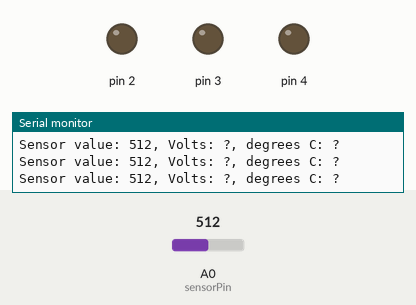
This sketch was run on a simulated Arduino Uno, built with avr-gcc and run on an emulated ATmega328P. Parts: output pins drawn as LEDs (lit = HIGH), the last lines printed to the serial monitor. Inputs (shaded band) come from the test bench; at power-on: A0 (sensorPin) = 512.

Above: at 1.5 s.
1.6 s: A0 (sensorPin) set to 516
At 2.2 s:
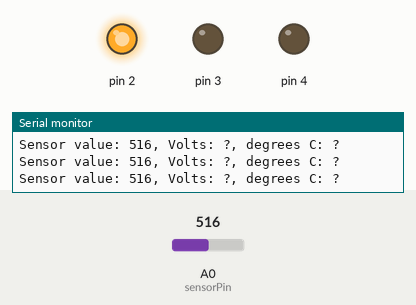
3.1 s: A0 (sensorPin) set to 1023
At 3.7 s:
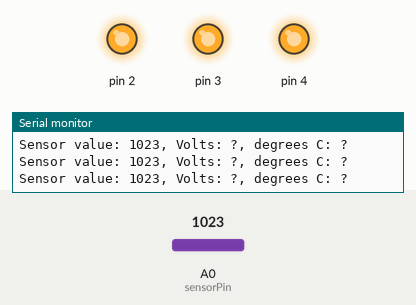
Timing chart, 0 to 6.1 s (numbered marks = the images above; inputs shaded):
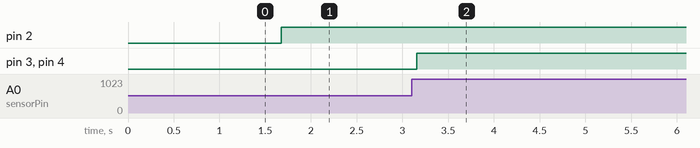

Measured:
- the behaviour switches between 515 and 516 on A0 (sensorPin) (found by bisection; images 0 and 1)
- after the input at 1.6 s, pin 2: LOW → HIGH after 0.08 s
- after the input at 3.1 s, pin 3, pin 4: LOW → HIGH after 0.05 s

The sketch:

Program.ino
```cpp
constexpr int sensorPin = A0;
float baselineTemp;

constexpr int stringBufferSize = 256;
char stringBuffer[stringBufferSize];

float getCurrentTemperature() {
  int sensorValue = analogRead(sensorPin);
  float voltage = (sensorValue/1024.0f) * 5.0f;
  float temperature = (voltage - 0.5f) * 100;

  // logging could be turned off
  sprintf(stringBuffer, "Sensor value: %i, Volts: %.3f, degrees C: %.3f",
    sensorValue, voltage, temperature);
  Serial.println(stringBuffer);

  return temperature;
}

float setBaselineTemp() {
  constexpr int iterationCount = 10;
  float temperatureSum = 0.0f;
  for (int i = 0; i < iterationCount; ++i) {
    temperatureSum += getCurrentTemperature();
    delay(1);
  }
  baselineTemp = temperatureSum / iterationCount;
}

void setup() {
  Serial.begin(9600);

  pinMode(2, OUTPUT);
  digitalWrite(2, LOW);
  pinMode(3, OUTPUT);
  digitalWrite(3, LOW);
  pinMode(4, OUTPUT);
  digitalWrite(4, LOW);

  setBaselineTemp();
}

void loop() {
  delay(1);
  float currentTemperature = getCurrentTemperature();
  if (currentTemperature < baselineTemp + 1.5f) {
    digitalWrite(2, LOW);
    digitalWrite(3, LOW);
    digitalWrite(4, LOW);
  } else if (currentTemperature < baselineTemp + 3.0f) {
    digitalWrite(2, HIGH);
    digitalWrite(3, LOW);
    digitalWrite(4, LOW);
  } else if (currentTemperature < baselineTemp + 4.5f) {
    digitalWrite(2, HIGH);
    digitalWrite(3, HIGH);
    digitalWrite(4, LOW);
  } else {
    digitalWrite(2, HIGH);
    digitalWrite(3, HIGH);
    digitalWrite(4, HIGH);
  }
}
```
